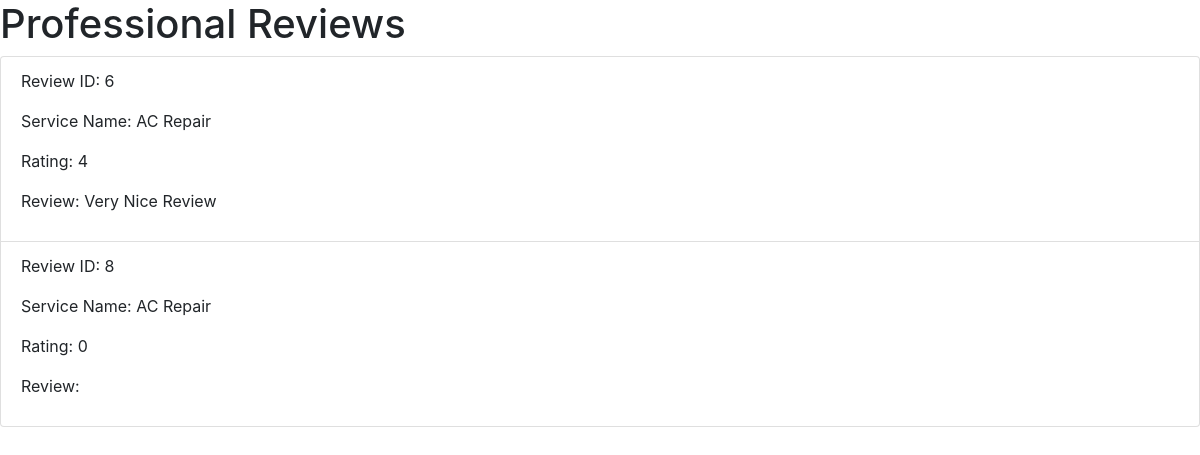
/professional_reviews/3, run on the app's committed database.
### tables this page shows
CREATE TABLE service_requests (
    id INTEGER PRIMARY KEY AUTOINCREMENT,
    service_id INTEGER,
    customer_id INTEGER,
    professional_id INTEGER,
    date_of_request DATETIME DEFAULT CURRENT_TIMESTAMP,
    date_of_completion DATETIME,
    service_status TEXT DEFAULT 'requested',
    remarks TEXT, `service_rating` INTEGER DEFAULT 0,
    FOREIGN KEY (service_id) REFERENCES services (id),
    FOREIGN KEY (customer_id) REFERENCES customers (id),
    FOREIGN KEY (professional_id) REFERENCES professionals (id)
);

CREATE TABLE services (
    id INTEGER PRIMARY KEY AUTOINCREMENT,
    name TEXT NOT NULL,
    price REAL NOT NULL,
    time_required TEXT,
    description TEXT
);

### app.py (the view)
@app.route('/professional_reviews/<int:pro_id>', methods=['GET'])
def professional_reviews(pro_id):
    conn = get_db_connection()
    cursor = conn.cursor()
    cursor.execute('''
        SELECT sr.id, sr.remarks, sr.service_rating, s.name as service_name
        FROM service_requests sr
        JOIN services s ON sr.service_id = s.id
        WHERE sr.professional_id = ? AND sr.remarks IS NOT NULL
    ''', (pro_id,))
    reviews = cursor.fetchall()
    conn.close()
    return render_template('professional/professional_reviews.html', reviews=reviews)

### app.py (called while the page is built)
def get_db_connection():
    conn = sqlite3.connect('your_database.db')
    conn.row_factory = sqlite3.Row
    return conn

### templates/professional/professional_reviews.html (shortened to what this page needs)
<!DOCTYPE html>
<html lang="en">
<head>
    <link href="{{ url_for('static', filename='bootstrap/css/bootstrap.min.css') }}" rel="stylesheet">
</head>
<body>
    <h1>Professional Reviews</h1>
    <ul class="list-group">
        {% for review in reviews %}
            <li class="list-group-item">
                <p>Review ID: {{ review[0] }}</p>
                <p>Service Name: {{ review[3] }}</p>
                <p>Rating: {{ review[2] }}</p>
                <p>Review: {{ review[1] }}</p>
            </li>
        {% endfor %}
    </ul>
</body>
</html>

### data on the page
service_requests: id "6", name "AC Repair", service_rating "4", remarks "Very Nice Review"
service_requests: id "8", name "AC Repair", service_rating "0"
